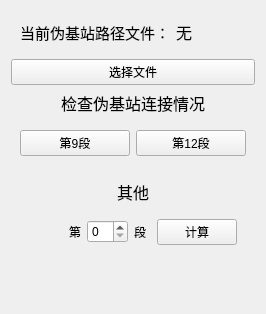
         <widget class="QWidget" name="tab_5">
          <attribute name="title">
           <string>升级功能</string>
          </attribute>
          <layout class="QVBoxLayout" name="verticalLayout_5">
           <item>
            <widget class="QWidget" name="widget_7" native="true">
             <layout class="QHBoxLayout" name="horizontalLayout_7">
              <item>
               <widget class="QLabel" name="label_8">
                <property name="font">
                 <font>
                  <pointsize>11</pointsize>
                 </font>
                </property>
                <property name="text">
                 <string>当前伪基站路径文件：</string>
                </property>
               </widget>
              </item>
              <item>
               <widget class="QLabel" name="pseudo_label">
                <property name="font">
                 <font>
                  <family>新宋体</family>
                  <pointsize>12</pointsize>
                 </font>
                </property>
                <property name="text">
                 <string>无</string>
                </property>
               </widget>
              </item>
             </layout>
            </widget>
           </item>
           <item>
            <widget class="QPushButton" name="pseudo_btn">
             <property name="text">
              <string>选择文件</string>
             </property>
            </widget>
           </item>
           <item>
            <widget class="QLabel" name="label_6">
             <property name="font">
              <font>
               <family>楷体</family>
               <pointsize>12</pointsize>
              </font>
             </property>
             <property name="text">
              <string>检查伪基站连接情况</string>
             </property>
             <property name="alignment">
              <set>Qt::AlignCenter</set>
             </property>
            </widget>
           </item>
           <item>
            <widget class="QWidget" name="widget_2" native="true">
             <layout class="QHBoxLayout" name="horizontalLayout_6">
              <item>
               <widget class="QPushButton" name="main_3_btn">
                <property name="text">
                 <string>第9段</string>
                </property>
               </widget>
              </item>
              <item>
               <widget class="QPushButton" name="main_3_btn2">
                <property name="text">
                 <string>第12段</string>
                </property>
               </widget>
              </item>
             </layout>
            </widget>
           </item>
           <item>
            <widget class="QWidget" name="widget_8" native="true">
             <layout class="QVBoxLayout" name="verticalLayout_6">
              <item>
               <widget class="QLabel" name="label_12">
                <property name="font">
                 <font>
                  <family>楷体</family>
                  <pointsize>12</pointsize>
                 </font>
                </property>
                <property name="text">
                 <string>其他</string>
                </property>
                <property name="alignment">
                 <set>Qt::AlignCenter</set>
                </property>
               </widget>
              </item>
              <item>
               <widget class="QWidget" name="widget_13" native="true">
                <layout class="QHBoxLayout" name="horizontalLayout_9">
                 <item>
                  <spacer name="horizontalSpacer_2">
                   <property name="orientation">
                    <enum>Qt::Horizontal</enum>
                   </property>
                   <property name="sizeHint" stdset="0">
                    <size>
                     <width>40</width>
                     <height>20</height>
                    </size>
                   </property>
                  </spacer>
                 </item>
                 <item>
                  <widget class="QLabel" name="label_13">
                   <property name="text">
                    <string>第</string>
                   </property>
                  </widget>
                 </item>
                 <item>
                  <widget class="QSpinBox" name="spinBox_3"/>
                 </item>
                 <item>
                  <widget class="QLabel" name="label_14">
                   <property name="text">
                    <string>段</string>
                   </property>
                  </widget>
                 </item>
                 <item>
                  <spacer name="horizontalSpacer">
                   <property name="orientation">
                    <enum>Qt::Horizontal</enum>
                   </property>
                   <property name="sizeType">
                    <enum>QSizePolicy::Fixed</enum>
                   </property>
                   <property name="sizeHint" stdset="0">
                    <size>
                     <width>5</width>
                     <height>20</height>
                    </size>
                   </property>
                  </spacer>
                 </item>
                 <item>
                  <widget class="QPushButton" name="main_3_btn3">
                   <property name="text">
                    <string>计算</string>
                   </property>
                  </widget>
                 </item>
                </layout>
               </widget>
              </item>
             </layout>
            </widget>
           </item>
           <item>
            <spacer name="verticalSpacer_6">
             <property name="orientation">
              <enum>Qt::Vertical</enum>
             </property>
             <property name="sizeHint" stdset="0">
              <size>
               <width>20</width>
               <height>40</height>
              </size>
             </property>
            </spacer>
           </item>
          </layout>
         </widget>
